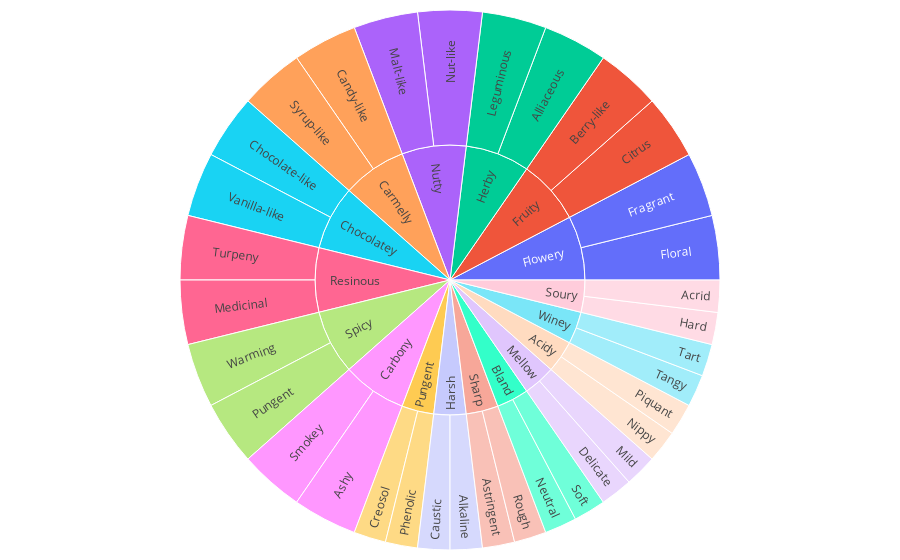

This figure's notebook cell:
### Markdown cell above
# Plotly Express

### Code cell
import plotly.graph_objects as go
import pandas as pd

df = pd.read_csv('https://raw.githubusercontent.com/plotly/datasets/718417069ead87650b90472464c7565dc8c2cb1c/coffee-flavors.csv')

fig = go.Figure()

fig.add_trace(go.Sunburst(
    ids=df.ids,
    labels=df.labels,
    parents=df.parents,
    domain=dict(column=1),
    maxdepth=2,
    insidetextorientation='radial'
))

fig.update_layout(
    margin = dict(t=10, l=10, r=10, b=10)
)

fig.show()

### Figure 1 — Plotly figure (JSON) as saved in the notebook; plotly's stock layout.template omitted (floating-point values rounded to 4 significant figures)
{"data": [{"domain": {"column": 1}, "ids": ["Enzymatic-Flowery", "Enzymatic-Fruity", "Enzymatic-Herby", "Sugar Browning-Nutty", "Sugar Browning-Carmelly", "Sugar Browning-Chocolatey", "Dry Distillation-Resinous", "Dry Distillation-Spicy", "Dry Distillation-Carbony", "Bitter-Pungent", "Bitter-Harsh", "Salt-Sharp", "Salt-Bland", "Sweet-Mellow", "Sweet-Acidy", "Sour-Winey", "Sour-Soury", "Flowery-Floral", "Flowery-Fragrant", "Fruity-Citrus", "Fruity-Berry-like", "Herby-Alliaceous", "Herby-Leguminous", "Nutty-Nut-like", "Nutty-Malt-like", "Carmelly-Candy-like", "Carmelly-Syrup-like", "Chocolatey-Chocolate-like", "Chocolatey-Vanilla-like", "Resinous-Turpeny", "Resinous-Medicinal", "Spicy-Warming", "Spicy-Pungent", "Carbony-Smokey", "Carbony-Ashy", "Pungent-Creosol", "Pungent-Phenolic", "Harsh-Caustic", "Harsh-Alkaline", "Sharp-Astringent", "Sharp-Rough", "Bland-Neutral", "Bland-Soft", "Mellow-Delicate", "Mellow-Mild", "Acidy-Nippy", "Acidy-Piquant", "Winey-Tangy", "Winey-Tart", "Soury-Hard", "Soury-Acrid", "Floral-Coffee Blossom", "Floral-Tea Rose", "Fragrant-Cardamon Caraway", "Fragrant-Coriander Seeds", "Citrus-Lemon", "Citrus-Apple", "Berry-like-Apricot", "Berry-like-Blackberry", "Alliaceous-Onion", "Alliaceous-Garlic", "Leguminous-Cucumber", "Leguminous-Garden Peas", "Nut-like-Roasted Peanuts", "Nut-like-Walnuts", "Malt-like-Balsamic Rice", "Malt-like-Toast", "Candy-like-Roasted Hazelnut", "Candy-like-Roasted Almond", "Syrup-like-Honey", "Syrup-like-Maple Syrup", "Chocolate-like-Bakers", "Chocolate-like-Dark Chocolate", "Vanilla-like-Swiss", "Vanilla-like-Butter", "Turpeny-Piney", "Turpeny-Blackcurrant-like", "Medicinal-Camphoric", "Medicinal-Cineolic", "Warming-Cedar", "Warming-Pepper", "Pungent-Clove", "Pungent-Thyme", "Smokey-Tarry", "Smokey-Pipe Tobacco", "Ashy-Burnt", "Ashy-Charred"], "insidetextorientation": "radial", "labels": ["Flowery", "Fruity", "Herby", "Nutty", "Carmelly", "Chocolatey", "Resinous", "Spicy", "Carbony", "Pungent", "Harsh", "Sharp", "Bland", "Mellow", "Acidy", "Winey", "Soury", "Floral", "Fragrant", "Citrus", "Berry-like", "Alliaceous", "Leguminous", "Nut-like", "Malt-like", "Candy-like", "Syrup-like", "Chocolate-like", "Vanilla-like", "Turpeny", "Medicinal", "Warming", "Pungent", "Smokey", "Ashy", "Creosol", "Phenolic", "Caustic", "Alkaline", "Astringent", "Rough", "Neutral", "Soft", "Delicate", "Mild", "Nippy", "Piquant", "Tangy", "Tart", "Hard", "Acrid", "Coffee Blossom", "Tea Rose", "Cardamon Caraway", "Coriander Seeds", "Lemon", "Apple", "Apricot", "Blackberry", "Onion", "Garlic", "Cucumber", "Garden Peas", "Roasted Peanuts", "Walnuts", "Balsamic Rice", "Toast", "Roasted Hazelnut", "Roasted Almond", "Honey", "Maple Syrup", "Bakers", "Dark Chocolate", "Swiss", "Butter", "Piney", "Blackcurrant-like", "Camphoric", "Cineolic", "Cedar", "Pepper", "Clove", "Thyme", "Tarry", "Pipe Tobacco", "Burnt", "Charred"], "maxdepth": 2, "parents": [null, null, null, null, null, null, null, null, null, null, null, null, null, null, null, null, null, "Enzymatic-Flowery", "Enzymatic-Flowery", "Enzymatic-Fruity", "Enzymatic-Fruity", "Enzymatic-Herby", "Enzymatic-Herby", "Sugar Browning-Nutty", "Sugar Browning-Nutty", "Sugar Browning-Carmelly", "Sugar Browning-Carmelly", "Sugar Browning-Chocolatey", "Sugar Browning-Chocolatey", "Dry Distillation-Resinous", "Dry Distillation-Resinous", "Dry Distillation-Spicy", "Dry Distillation-Spicy", "Dry Distillation-Carbony", "Dry Distillation-Carbony", "Bitter-Pungent", "Bitter-Pungent", "Bitter-Harsh", "Bitter-Harsh", "Salt-Sharp", "Salt-Sharp", "Salt-Bland", "Salt-Bland", "Sweet-Mellow", "Sweet-Mellow", "Sweet-Acidy", "Sweet-Acidy", "Sour-Winey", "Sour-Winey", "Sour-Soury", "Sour-Soury", "Flowery-Floral", "Flowery-Floral", "Flowery-Fragrant", "Flowery-Fragrant", "Fruity-Citrus", "Fruity-Citrus", "Fruity-Berry-like", "Fruity-Berry-like", "Herby-Alliaceous", "Herby-Alliaceous", "Herby-Leguminous", "Herby-Leguminous", "Nutty-Nut-like", "Nutty-Nut-like", "Nutty-Malt-like", "Nutty-Malt-like", "Carmelly-Candy-like", "Carmelly-Candy-like", "Carmelly-Syrup-like", "Carmelly-Syrup-like", "Chocolatey-Chocolate-like", "Chocolatey-Chocolate-like", "Chocolatey-Vanilla-like", "Chocolatey-Vanilla-like", "Resinous-Turpeny", "Resinous-Turpeny", "Resinous-Medicinal", "Resinous-Medicinal", "Spicy-Warming", "Spicy-Warming", "Spicy-Pungent", "Spicy-Pungent", "Carbony-Smokey", "Carbony-Smokey", "Carbony-Ashy", "Carbony-Ashy"], "type": "sunburst"}], "layout": {"margin": {"b": 10, "l": 10, "r": 10, "t": 10}}}
